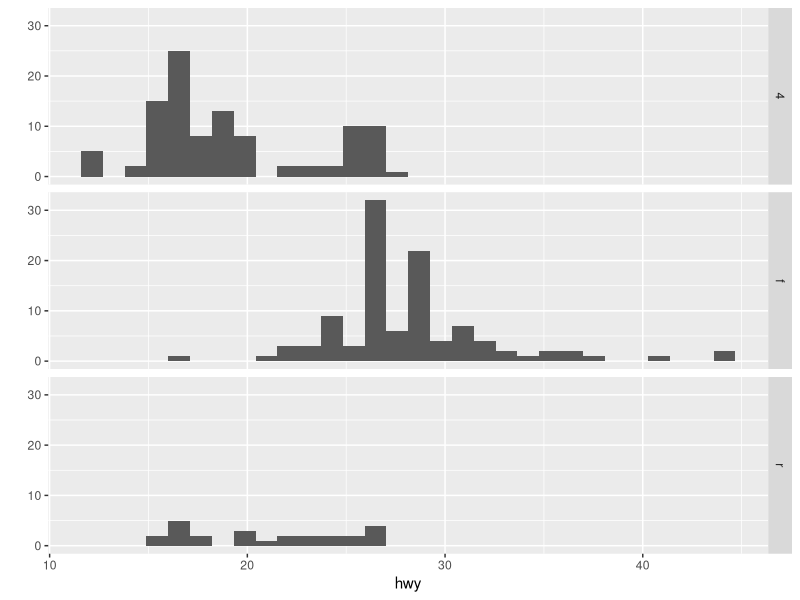

Reproduce this figure in R.
#
# facets in histogram
#

library(ggplot2)

# 3 histograms, one over another
qplot(hwy, data = mpg, facets = drv ~., bandwidth=2)

# 3 histograms, side by side
# are easier to compare, the y axis shows counts is common
#qplot(hwy, data = mpg, facets = .~ drv, bandwidth=2)
